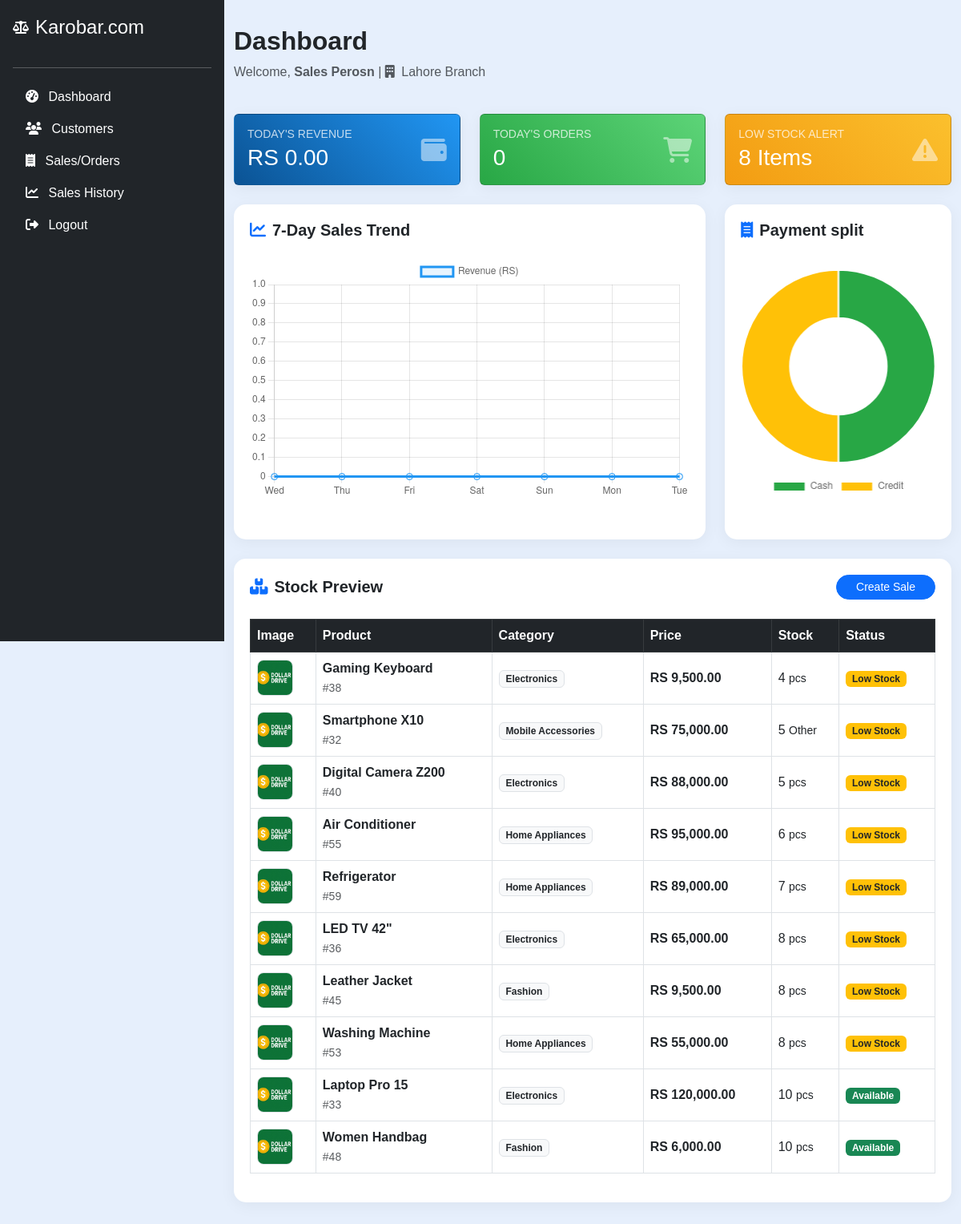
The app's page /salesperson/salesperson_dashboard.php (signed in), older data.
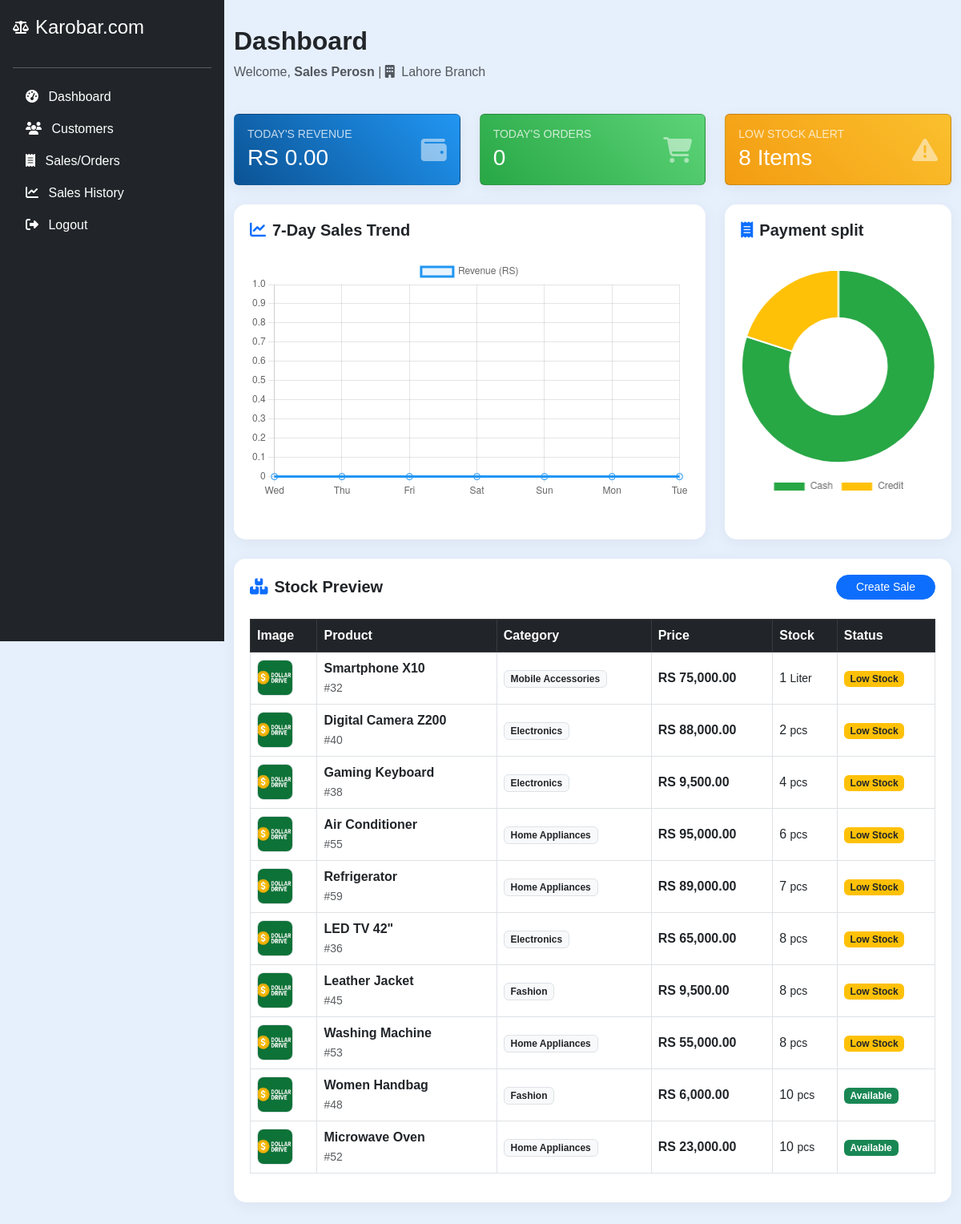
The same page, newer data.
### tables this page shows
CREATE TABLE `products` (
  `id` int(11) NOT NULL,
  `branch_id` int(11) NOT NULL,
  `barcode_id` varchar(100) NOT NULL,
  `name` varchar(255) NOT NULL,
  `description` text DEFAULT NULL,
  `price` decimal(10,2) NOT NULL DEFAULT 0.00,
  `quantity` int(11) NOT NULL DEFAULT 0,
  `low_stock_threshold` int(10) UNSIGNED NOT NULL DEFAULT 0,
  `image` varchar(255) DEFAULT NULL,
  `created_at` datetime DEFAULT current_timestamp(),
  `category_id` int(11) NOT NULL,
  `unit` varchar(50) NOT NULL
);

CREATE TABLE `categories` (
  `id` int(11) NOT NULL,
  `owner_id` int(11) NOT NULL,
  `name` varchar(255) NOT NULL,
  `created_at` timestamp NOT NULL DEFAULT current_timestamp()
);

### salesperson/salesperson_dashboard.php (the view, shortened to what the changed rows need)
<?php
include('../config.php');
$salesperson_id = $_SESSION["id"];
$sql_sp = "SELECT s.name, s.email, s.branch_id, b.name as branch_name
           FROM salespersons s
           LEFT JOIN branches b ON s.branch_id = b.id
           WHERE s.id = ?";
$stmt_sp = mysqli_prepare($conn, $sql_sp);
mysqli_stmt_bind_param($stmt_sp, "i", $salesperson_id);
mysqli_stmt_execute($stmt_sp);
mysqli_stmt_bind_result($stmt_sp, $full_name, $email, $branch_id, $branch_name);
$labels = [];
$revenue_data = [];
for ($i = 6; $i >= 0; $i--) {
    $date = date('Y-m-d', strtotime("-$i days"));
    $labels[] = date('D', strtotime($date));
    $sql_day = "SELECT SUM(total_amount) as daily_rev FROM sales WHERE salesperson_id = ? AND DATE(sale_date) = ?";
    $stmt_day = mysqli_prepare($conn, $sql_day);
    mysqli_stmt_bind_param($stmt_day, "is", $salesperson_id, $date);
    mysqli_stmt_execute($stmt_day);
    $res_day = mysqli_stmt_get_result($stmt_day);
    $row_day = mysqli_fetch_assoc($res_day);
    $revenue_data[] = (float)($row_day['daily_rev'] ?? 0);
}
$sql_methods = "SELECT payment_method, COUNT(*) as count FROM sales WHERE salesperson_id = ? GROUP BY payment_method";
$stmt_meth = mysqli_prepare($conn, $sql_methods);
mysqli_stmt_bind_param($stmt_meth, "i", $salesperson_id);
mysqli_stmt_execute($stmt_meth);
$res_meth = mysqli_stmt_get_result($stmt_meth);
$method_labels = [];
$method_counts = [];
while($row = mysqli_fetch_assoc($res_meth)){
    $method_labels[] = $row['payment_method'];
    $method_counts[] = (int)$row['count'];
}
$sql_products = "SELECT p.id, p.name, p.price, p.quantity, p.image, p.unit, c.name as category_name
                 FROM products p
                 LEFT JOIN categories c ON p.category_id = c.id
                 WHERE p.branch_id = ?
                 ORDER BY p.quantity ASC LIMIT 10";
$stmt_products = mysqli_prepare($conn, $sql_products);
mysqli_stmt_bind_param($stmt_products, "i", $branch_id);
mysqli_stmt_execute($stmt_products);
$result_products = mysqli_stmt_get_result($stmt_products);
?>
<!DOCTYPE html>
<html lang="en">
<head>
    <link href="https://cdn.jsdelivr.net/npm/bootstrap@5.3.0/dist/css/bootstrap.min.css" rel="stylesheet" />
    <link href="https://cdnjs.cloudflare.com/ajax/libs/font-awesome/6.6.0/css/all.min.css" rel="stylesheet" />
</head>
<body>
    <?php include('salesperson_sidebar.php'); ?>
    <div class="container">
        <div class="row mb-4">
            <div class="col-12">
                <h2 class="fw-bold text-dark">Dashboard</h2>
            </div>
        </div>
        <div class="row g-4 mb-4">
            <div class="col-lg-4">
                <div class="table-card h-100 text-center">
                    <div style="height: 300px;"><canvas id="paymentChart"></canvas></div>
                </div>
            </div>
        </div>
        <div class="table-card">
            <div class="table-responsive">
    <div class="table-container">
<table class="table table-bordered table-hover align-middle">
            <thead class="table-dark">
                        <tr>
                            <th>Image</th>
                            <th>Product</th>
                            <th>Category</th>
                            <th>Price</th>
                            <th>Stock</th>
                            <th>Status</th>
                        </tr>
                    </thead>
                    <tbody>
                        <?php while ($row = mysqli_fetch_assoc($result_products)): ?>
                        <tr>
                            <td>
                                <?php if ($row['image']): ?>
                                    <img src="../owner/images/<?php echo htmlspecialchars($row['image']); ?>" class="product-img border" />
                                <?php else: ?>
                                    <div class="product-img bg-light d-flex align-items-center justify-content-center border"><i class="fas fa-box text-muted"></i></div>
                                <?php endif; ?>
                            </td>
                            <td>
                                <div class="fw-bold"><?php echo htmlspecialchars($row['name']); ?></div>
                                <small class="text-muted">#<?php echo $row['id']; ?></small>
                            </td>
                            <td><span class="badge bg-light text-dark border"><?php echo htmlspecialchars($row['category_name']); ?></span></td>
                            <td class="fw-bold">RS <?php echo number_format($row['price'], 2); ?></td>
                            <td><?php echo (int)$row['quantity']; ?> <small><?php echo htmlspecialchars($row['unit']); ?></small></td>
                            <td>
                                <?php if($row['quantity'] <= 0): ?>
                                    <span class="badge bg-danger">Out of Stock</span>
                                <?php elseif($row['quantity'] < 10): ?>
                                    <span class="badge bg-warning text-dark">Low Stock</span>
                                <?php else: ?>
                                    <span class="badge bg-success">Available</span>
                                <?php endif; ?>
                            </td>
                        </tr>
                        <?php endwhile; ?>
                    </tbody>
                </table>
            </div>
        </div>
    </div>
    <script>
        // Line Chart: Revenue Trend
        const revCtx = document.getElementById('revenueChart').getContext('2d');
        new Chart(revCtx, {
            type: 'line',
            data: {
                labels: <?php echo json_encode($labels); ?>,
                datasets: [{
                    label: 'Revenue (RS)',
                    data: <?php echo json_encode($revenue_data); ?>,
                    borderColor: '#2196f3',
                    backgroundColor: 'rgba(33, 150, 243, 0.1)',
                    fill: true,
                    tension: 0.4,
                    pointRadius: 4
                }]
            },
            options: {
                responsive: true,
                maintainAspectRatio: false,
                scales: { y: { beginAtZero: true } }
            }
        });
        // Doughnut Chart: Payment Methods
        const payCtx = document.getElementById('paymentChart').getContext('2d');
        new Chart(payCtx, {
            type: 'doughnut',
            data: {
                labels: <?php echo json_encode($method_labels); ?>,
                datasets: [{
                    data: <?php echo json_encode($method_counts); ?>,
                    backgroundColor: ['#28a745', '#ffc107', '#17a2b8', '#dc3545']
                }]
            },
            options: {
                responsive: true,
                maintainAspectRatio: false,
                plugins: { legend: { position: 'bottom' } }
            }
        });
    </script>
</body>
</html>

Row changes from the older to the newer data that the page shows:
no longer on this page (row edited): products: image (picture), name "Laptop Pro 15", id "33", category.name "Electronics", price "120,000.00", quantity "10", unit "pcs", shows "Available"
changed products "Smartphone X10": quantity "5" → "1"; unit "Other" → "Liter"
changed products "Digital Camera Z200": quantity "5" → "2"
shown differently, row unchanged: products "Gaming Keyboard": moves down the list
now on this page (row unchanged): products: image (picture), name "Microwave Oven", id "52", category.name "Home Appliances", price "23,000.00", quantity "10", unit "pcs", shows "Available"
Text that changed along with them:
chart data {{ json_encode($method_counts) }}: [1,1] → [12,3]
